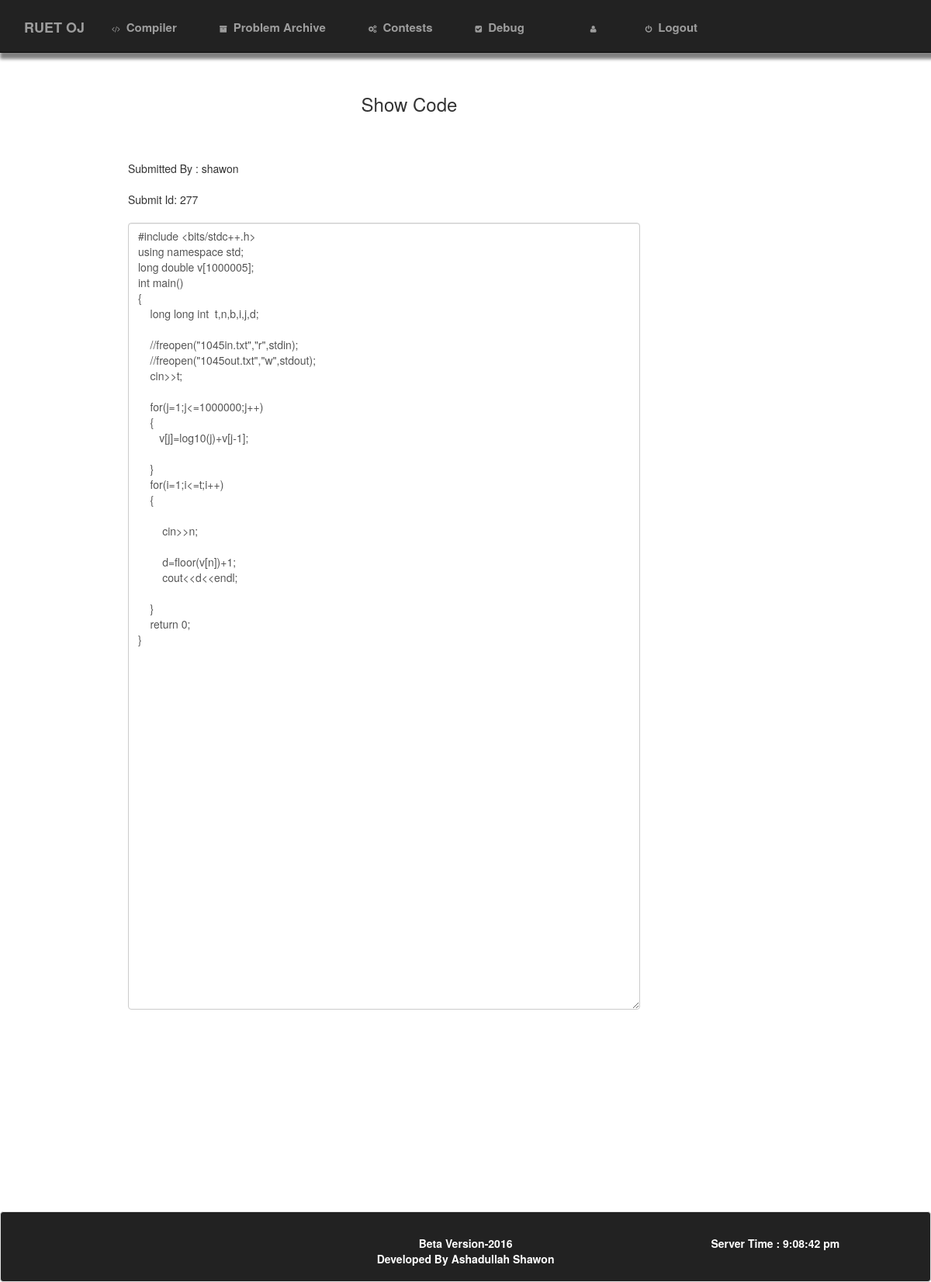
/showcode.php?id=277&nm=shawon (signed in), run on the app's committed database.
### tables this page shows
CREATE TABLE IF NOT EXISTS `codes` (
  `submit_name` varchar(50) DEFAULT NULL,
  `source_code` longtext,
  `id` int(11) NOT NULL
);

### showcode.php (the view, shortened to what this page needs)
<?php
if(isset($_SESSION['un']))
{
  $username=$_SESSION['un'];
}
?>
<!DOCTYPE html>
<html>
<head>
        <link rel="stylesheet" href="css/bootstrap.min.css">
        <link rel="stylesheet" href="css/font-awesome.min.css">
        <link rel="stylesheet" href="css/normalize.css">
        <link rel="stylesheet" href="css/main.css">
        <link rel="stylesheet" href="css/style.css">
</head>
<body>
<div class="main">
 <div class="row">
  <div class="col-sm-12">
  <nav class="shadow navbar navbar-inverse navbar-fixed-top nbar">
    <div class="navbar-header">
      <a class="navbar-brand lspace" href="home.php">RUET OJ</a>
    </div>
    <div class="collapse navbar-collapse navbar-menubuilder">
    <ul class="nav navbar-nav">
      <li class="space"><a href="compiler.php"><i class="fa fa-code ispace"></i>Compiler</a></li>
      <li class="space"><a href="archive.php"><i class="fa fa-archive ispace"></i>Problem Archive</a></li>
      <li class="space"><a href="contest.php"><i class="fa fa-cogs ispace"></i>Contests</a></li>
      <li class="space"><a href="#"><i class="fa fa-check-square ispace"></i>Debug</a></li>
      <li class="lgspace space"><a href="profile.php?user=<?php echo("$username"); ?>"><i class="fa fa-user ispace"></i><?php echo("$username"); ?></a></li>
      <li class="space"><a href="logout.php"><i class="fa fa-power-off ispace"></i>Logout</a></li>
    </ul>
    </div>
</nav>
</div>
</div>
<div class="row log">
<div class="col-sm-10">
<div class=""><h3 style="text-align:center;">Show Code</h3></div>
</div>
<div class="col-sm-1">
</div>
<div class="col-sm-1">
</div>
</div>
<div class="row cspace">
<div class="col-sm-8">
<?php
require_once("config.php");
if(isset($_GET['nm']))
{
$data=$_GET['nm'];
$get=$_GET['id'];
}
$show="SELECT * FROM codes WHERE id='$get'";
$sq=mysqli_query($con,$show);
echo "Submitted By : $data<br><br>";
while($row=mysqli_fetch_array($sq))
{
	echo("Submit Id: $row[id]<br><br><textarea id='div' class=\"form-control\" rows=\"50\" cols=\"40\">$row[source_code]</textarea>");
}
?>
</div>
<div class="col-sm-4">
</div>
</div>
</div>
</div><br><br><br>
<div class="area">
<div class="well foot">
<div class="row area">
<div class="col-sm-3">
</div>
<div class="col-sm-5">
<div class="fm">
<b>Beta Version-2016</b><br>
<b>Developed By Ashadullah Shawon</b>
</div>
</div>
<div class="col-sm-4">
<?php
require_once("time.php");
?>
</div>
</div>
</div>
</div>
</body>
</html>

### css/main.css (style rules this page uses)
html { color: #222; font-size: 1em; line-height: 1.4; }
textarea { resize: vertical; }

### css/style.css (style rules this page uses)
.area { margin:0px; padding:0px; }
.main { margin-left: 30px; margin-right: 20px; margin-bottom:100px; }
.space { padding-left:10px; padding-right: 15px; padding-bottom: 0px; margin-bottom: 0px; color:white; }
.lspace { padding-left: 50px; padding-right:30px; }
.nbar { min-height: 68px; padding-top:10px; color:white; font-size:15px; font-weight: bold; }
.ispace { padding-right:8px; font-size: 10px; }
.lgspace { margin-left:50px; }
.log { padding-left:50px; padding-top:150px; padding-right:20px; }
.cspace { margin-top: 50px; margin-left:120px; padding-right: 10px; }
.foot { background-color: #222222; color:white; margin-top:100px; margin-bottom:0px; padding-top:30px; padding-left:0px; text-align:center; margin-left: 0px; margin-right: 0px; padding-right: 0px; }
.fm { margin-left: 100px; }
.shadow { box-shadow: 4px 4px 4px 4px gray; }
@media only screen and (max-width:1334px) and (min-width:1052px) { .main { margin-left: 30px; margin-right: 20px; } }
@media only screen and (max-width:1334px) and (min-width:1052px) { .cspace { margin-top: 50px; margin-left:120px; padding-right: 10px; } }
@media only screen and (max-width:1334px) and (min-width:1052px) { .lspace { margin-left:1px; padding-left: 30px; padding-right:10px; text-align: center; } }
@media only screen and (max-width:1334px) and (min-width:1052px) { .log { padding-left:50px; padding-top:100px; padding-right:20px; } }
@media only screen and (max-width:1334px) and (min-width:1052px) { .space { color:white; } }
@media only screen and (max-width:1334px) and (min-width:1052px) { .lgspace { margin-left:30px; } }

### data on the page
codes: id "277", source_code "#include <bits/stdc++.h> using namespace std; long double v[1000005]; int main() { long long int t,n,b,i,j,d; //freopen(\"1045in.txt\",\"r\",stdin); //freopen(\"1045out.txt\",\"w\",stdout); cin>>t; for(j=1;j<=1000000;j++) { v[j]=log10(j)+v[j-1]; } for(i=1;i<=t;i++) { cin>>n; d=floor(v[n])+1; cout<<d<<endl; } return 0; }"

### other printed values
$data "shawon"
